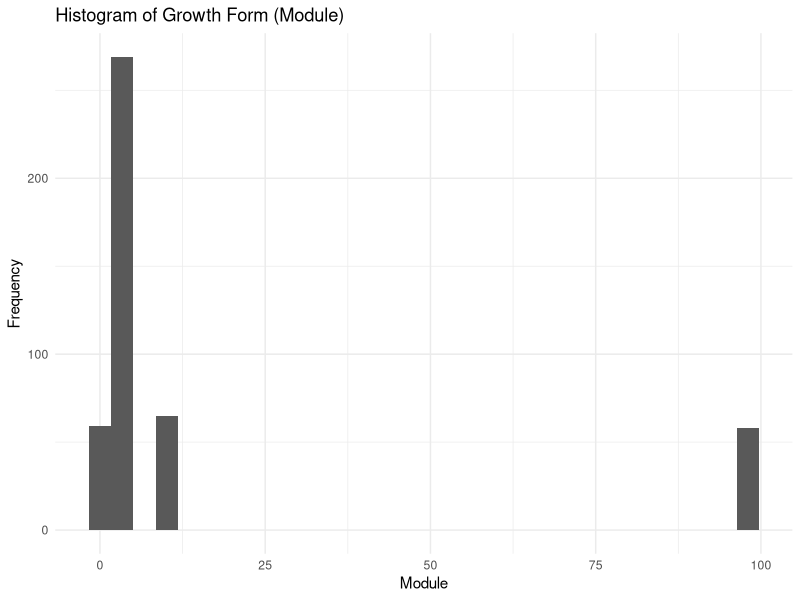
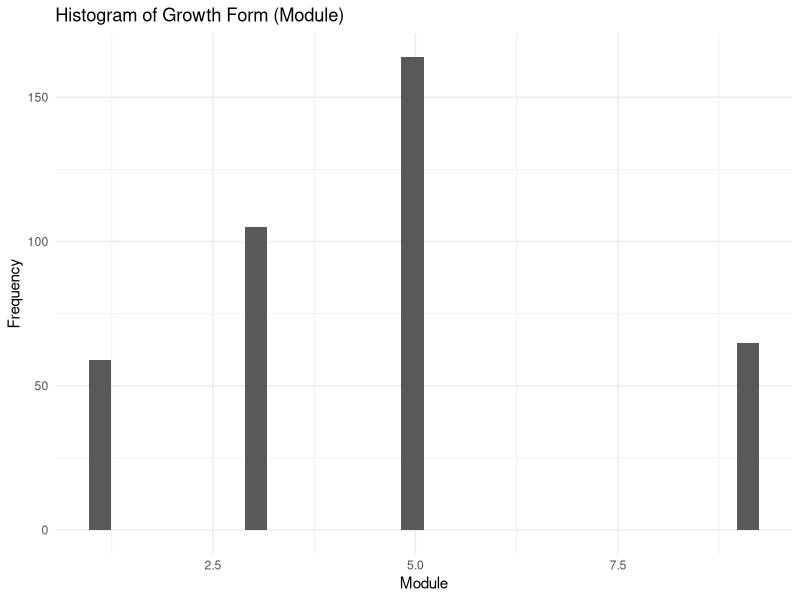
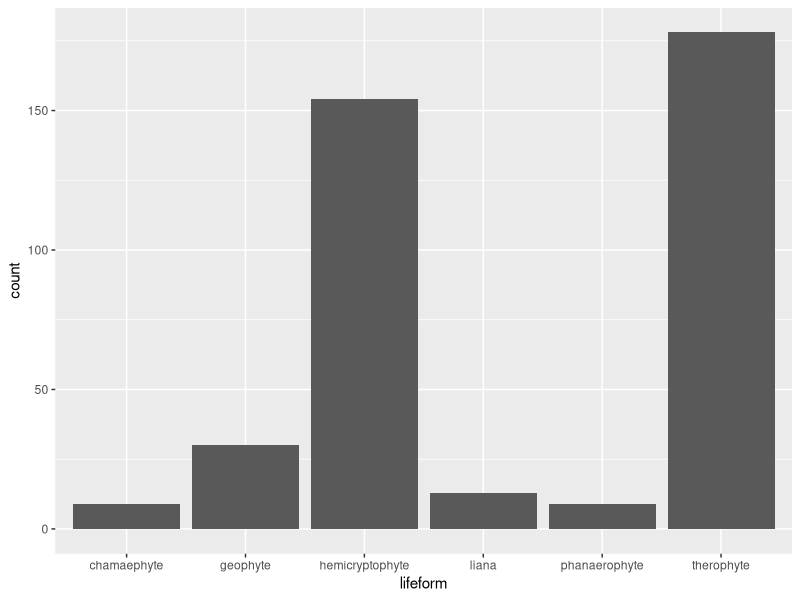
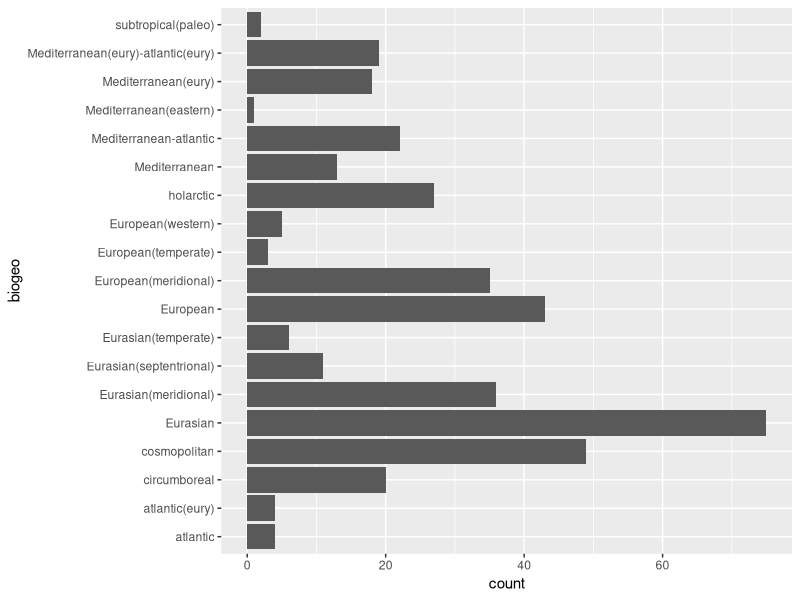
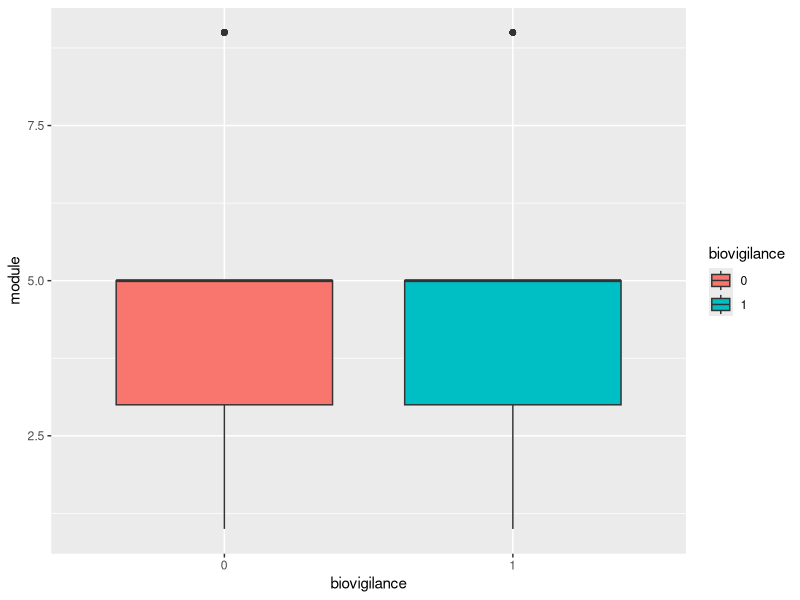

These charts were generated, in order, by the following R code:
## ---- chunk 1
rm(list=ls())
library(here)
library(ggplot2)
library(ggfortify)
library(multcomp)
library(dplyr)
## ---- chunk 2
weeds<-read.csv(here("Data", "tax.discoweed_updated.csv"))
weeds
weeds<- weeds |> select( red_UK,lifeform, module, biogeo, biovigilance)
#selecting on the varibles I will be analyzing

weeds$red_UK<- as.factor(weeds$red_UK)
weeds$lifeform<- as.factor(weeds$lifeform)
weeds$biovigilance<- as.factor(weeds$biovigilance)
#making varibles factors that need to be 

glimpse(weeds)
levels(weeds$red_UK)
levels(weeds$lifeform)
levels(weeds$biovigilance)
#checking to make sure levels are correct 
## ---- chunk 3
weeds <- weeds |> 
  filter(as.character(red_UK) != "Wait") |>  
  droplevels()
levels(weeds$red_UK)  
## ---- chunk 4
ggplot(weeds, aes(x = module)) +
  geom_histogram() +
  labs(title = "Histogram of Growth Form (Module)", x = "Module", y = "Frequency") +
  theme_minimal()
#module> than 20 seem to be an outlier

## ---- chunk 5
#remove outliers
weeds<- weeds |> filter(module<20)
## ---- chunk 6
ggplot(weeds, aes(x = module)) +
  geom_histogram() +
  labs(title = "Histogram of Growth Form (Module)", x = "Module", y = "Frequency") +
  theme_minimal()
## ---- chunk 7
ggplot(weeds, aes(x = lifeform)) +
  geom_bar()
## ---- chunk 8
ggplot(weeds, aes(x = biogeo)) +
  geom_bar()+
  coord_flip()
## ---- chunk 9
ggplot(weeds, aes(x = biovigilance, y = module, fill = biovigilance)) +
  geom_boxplot()
## ---- chunk 10

weeds |>
  summarise(
    mean_module = mean(module, na.rm = TRUE),
    median_module = median(module, na.rm = TRUE),
    sd_module = sd(module, na.rm = TRUE)
  )

weeds |>
  group_by(lifeform) |>
  summarise(count = n())

## ---- chunk 11
write.csv(weeds, "Data/weeds_clean.csv", row.names = FALSE)
